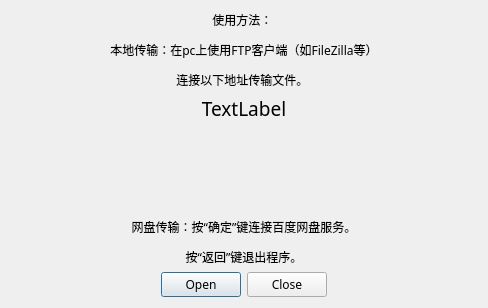
<?xml version="1.0" encoding="UTF-8"?>
<ui version="4.0">
 <class>Dialog</class>
 <widget class="QDialog" name="Dialog">
  <property name="geometry">
   <rect>
    <x>0</x>
    <y>0</y>
    <width>488</width>
    <height>308</height>
   </rect>
  </property>
  <property name="font">
   <font>
    <family>文泉驿正黑</family>
   </font>
  </property>
  <property name="windowTitle">
   <string>BookSync</string>
  </property>
  <layout class="QVBoxLayout" name="verticalLayout">
   <item>
    <widget class="QLabel" name="label">
     <property name="text">
      <string>&lt;html&gt;&lt;head/&gt;&lt;body&gt;&lt;p&gt;使用方法： &lt;/p&gt;&lt;p&gt;本地传输：在pc上使用FTP客户端（如FileZilla等）&lt;/p&gt;&lt;p&gt;连接以下地址传输文件。 &lt;/p&gt;&lt;/body&gt;&lt;/html&gt;</string>
     </property>
     <property name="alignment">
      <set>Qt::AlignCenter</set>
     </property>
     <property name="wordWrap">
      <bool>false</bool>
     </property>
    </widget>
   </item>
   <item>
    <widget class="QLabel" name="label_2">
     <property name="font">
      <font>
       <pointsize>14</pointsize>
      </font>
     </property>
     <property name="text">
      <string>TextLabel</string>
     </property>
     <property name="alignment">
      <set>Qt::AlignCenter</set>
     </property>
    </widget>
   </item>
   <item>
    <spacer name="verticalSpacer">
     <property name="orientation">
      <enum>Qt::Vertical</enum>
     </property>
     <property name="sizeHint" stdset="0">
      <size>
       <width>20</width>
       <height>40</height>
      </size>
     </property>
    </spacer>
   </item>
   <item>
    <widget class="QLabel" name="label_3">
     <property name="text">
      <string>&lt;html&gt;&lt;head/&gt;&lt;body&gt;&lt;p align=&quot;center&quot;&gt;网盘传输：按“确定”键连接百度网盘服务。&lt;/p&gt;&lt;p align=&quot;center&quot;&gt;按“返回”键退出程序。&lt;/p&gt;&lt;/body&gt;&lt;/html&gt;</string>
     </property>
    </widget>
   </item>
   <item>
    <widget class="QDialogButtonBox" name="buttonBox">
     <property name="font">
      <font>
       <family>文泉驿正黑</family>
      </font>
     </property>
     <property name="standardButtons">
      <set>QDialogButtonBox::Close|QDialogButtonBox::Open</set>
     </property>
     <property name="centerButtons">
      <bool>true</bool>
     </property>
    </widget>
   </item>
  </layout>
 </widget>
 <layoutdefault spacing="6" margin="11"/>
 <resources/>
 <connections>
  <connection>
   <sender>buttonBox</sender>
   <signal>rejected()</signal>
   <receiver>Dialog</receiver>
   <slot>close()</slot>
   <hints>
    <hint type="sourcelabel">
     <x>195</x>
     <y>185</y>
    </hint>
    <hint type="destinationlabel">
     <x>199</x>
     <y>108</y>
    </hint>
   </hints>
  </connection>
 </connections>
</ui>
